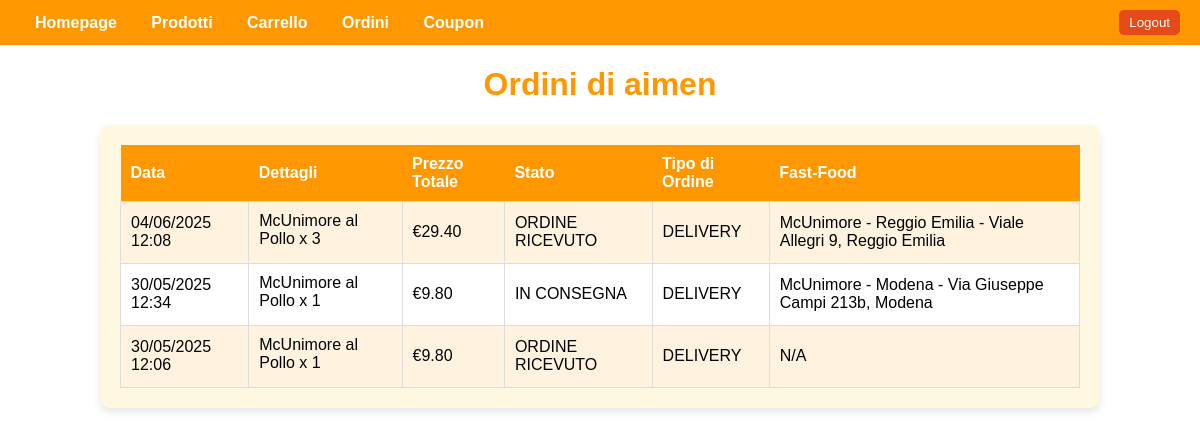
/orders/ (signed in), run on an earlier commit of the app's database.
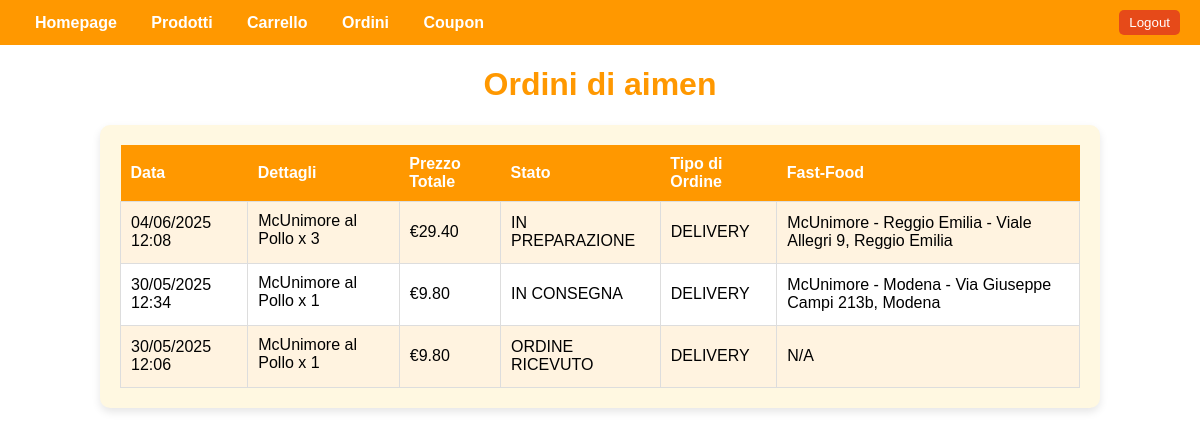
And on a later commit of the database.
### gestione/models.py (models this page shows, shortened)
class Order(models.Model):
    STATUS_CHOICES = [
        ('ORDINE RICEVUTO', 'Ordine Ricevuto'),
        ('IN PREPARAZIONE', 'In Preparazione'),
        ('IN CONSEGNA', 'In Consegna'),
        ('CONSEGNATO', 'Consegnato'),
    ]
    ORDER_TYPE_CHOICES = [
        ('DELIVERY', 'Delivery'),
        ('IN LOCO', 'In Loco'),
    ]
    user = models.ForeignKey(settings.AUTH_USER_MODEL, on_delete=models.CASCADE)
    created_at = models.DateTimeField(auto_now_add=True)
    total_price = models.DecimalField(max_digits=10, decimal_places=2)
    items = models.TextField()  # Salva i dettagli degli articoli come stringa
    status = models.CharField(max_length=20, choices=STATUS_CHOICES, default='ORDINE RICEVUTO')
    tipo_di_ordine = models.CharField(max_length=20, choices=ORDER_TYPE_CHOICES, default='DELIVERY')
    fast_food = models.ForeignKey(FastFood, on_delete=models.SET_NULL, null=True, blank=True)  # Fast-food per "In Loco"
    delivery_address = models.CharField(max_length=255, blank=True, null=True)  # Indirizzo per "Delivery"
    delivery_city = models.CharField(max_length=100, blank=True, null=True)  # Città per "Delivery"

class FastFood(models.Model):
    name = models.CharField(max_length=255)  # Nome del fast-food
    address = models.CharField(max_length=255)  # Indirizzo del fast-food
    city = models.CharField(max_length=100)  # Città
    postal_code = models.CharField(max_length=10)  # Codice postale
    manager = models.ForeignKey(User, on_delete=models.CASCADE, related_name="managed_fast_foods")  # Ristoratore responsabile

### PROGETTO/views.py (the view)
# urls.py: path('orders/', views.orders_view, name='orders'),
def orders_view(request):
    if not request.user.is_authenticated:
        return redirect('login')  # Reindirizza al login se non autenticato
    orders = Order.objects.filter(user=request.user).order_by('-created_at')
    timezone_utc2 = pytz.timezone('Europe/Rome')
    for order in orders:
        order.created_at = order.created_at.astimezone(timezone_utc2)
    return render(request, 'orders.html', {'orders': orders})

### templates/orders.html (shortened to what this page needs)
{% extends 'base.html' %}
{% block content %}
<h1 style="text-align: center; color: #ff9800;">Ordini di {{ user.username }}</h1>
<div style="width: 80%; margin: 20px auto; background-color: #fff8e1; padding: 20px; border-radius: 10px; box-shadow: 0 4px 8px rgba(0, 0, 0, 0.1);">
    <table style="width: 100%; border-collapse: collapse;">
        <thead>
            <tr style="background-color: #ff9800; color: white;">
                <th style="padding: 10px; text-align: left;">Data</th>
                <th style="padding: 10px; text-align: left;">Dettagli</th>
                <th style="padding: 10px; text-align: left;">Prezzo Totale</th>
                <th style="padding: 10px; text-align: left;">Stato</th>
                <th style="padding: 10px; text-align: left;">Tipo di Ordine</th>
                <th style="padding: 10px; text-align: left;">Fast-Food</th>
            </tr>
        </thead>
        <tbody>
            {% for order in orders %}
                <tr style="background-color: {% cycle '#fff3e0' '#ffffff' %};">
                    <td style="padding: 10px; border: 1px solid #ddd;">{{ order.created_at|date:"d/m/Y H:i" }}</td>
                    <td style="padding: 10px; border: 1px solid #ddd;">
                        <ul style="margin: 0; padding: 0; list-style: none;">
                            {% for item in order.items.splitlines %}
                                <li style="margin-bottom: 5px;">{{ item }}</li>
                            {% endfor %}
                        </ul>
                    </td>
                    <td style="padding: 10px; border: 1px solid #ddd;">€{{ order.total_price }}</td>
                    <td style="padding: 10px; border: 1px solid #ddd;">{{ order.status }}</td>
                    <td style="padding: 10px; border: 1px solid #ddd;">{{ order.tipo_di_ordine }}</td>
                    <td style="padding: 10px; border: 1px solid #ddd;">
                        {% if order.fast_food %}
                            {{ order.fast_food.name }} - {{ order.fast_food.address }}, {{ order.fast_food.city }}
                        {% else %}
                            N/A
                        {% endif %}
                    </td>
                </tr>
            {% endfor %}
        </tbody>
    </table>
</div>
{% endblock %}

What changed in the data, as far as the page shows it:
changed Order "McUnimore al Pollo x 3": status "ORDINE RICEVUTO" → "IN PREPARAZIONE"
